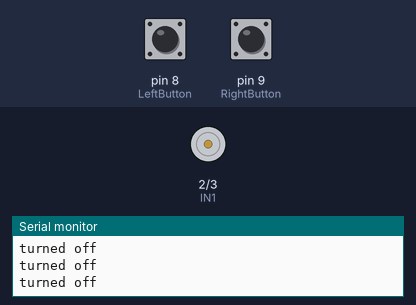
A sketch run on a simulated Arduino Uno, built with avr-gcc and run on an emulated ATmega328P. Parts: motor-driver pin pairs drawn as motors (green arrow = first pin HIGH = forward, orange = second pin HIGH = backward, longer = more drive, scaled by the enable pin), the last lines printed to the serial monitor. The test bench sets the inputs (shaded band); at power-on: pin 8 (LeftButton) LOW, pin 9 (RightButton) LOW.

Above: at 4.8 s.
4.9 s: pin 8 (LeftButton) pulled HIGH for 2.35 s
At 8.7 s:
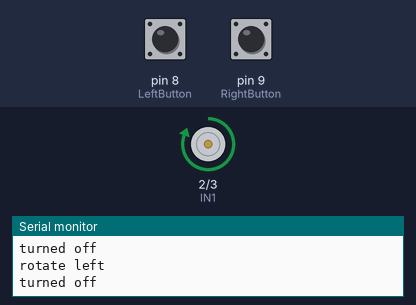
11.5 s: pin 9 (RightButton) pulled HIGH for 2.35 s
At 14.5 s:
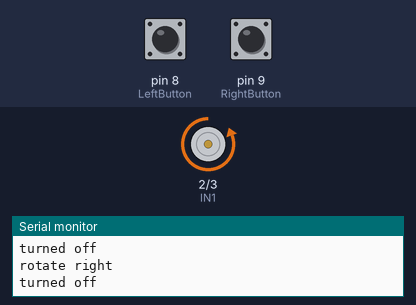
Timing chart, 0 to 17.5 s (numbered marks = the images above; inputs shaded):
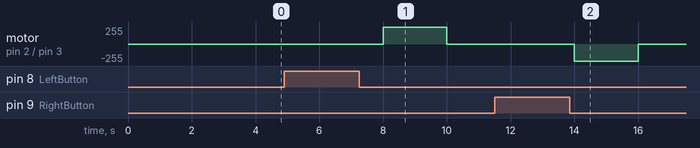

Measured:
- after the input at 4.9 s, motor on pin 2 (IN1) / pin 3 (IN2): stopped → forward 255/255 after 3.1 s, → stopped 2.0 s later
- after the input at 11.5 s, motor on pin 2 (IN1) / pin 3 (IN2): stopped → backward 255/255 after 2.5 s, → stopped 2.0 s later

The sketch:

9.ino
```cpp
int IN1 = 2; //magnet1, if on rotates left
int IN2 = 3; //magnet2, if on rotates right
int ENA = 5; //enable/turn on motor
int LeftButton = 8;
int RightButton = 9;

void setup() {
  pinMode(IN1, OUTPUT);
  pinMode(IN2, OUTPUT);
  pinMode(ENA, OUTPUT);
  pinMode(LeftButton, INPUT);
  pinMode(RightButton, INPUT);
  Serial.begin(9600);
}

void loop() {

  if (digitalRead(LeftButton) ==  HIGH ) {
    Serial.println("rotate left");
    delay(2000);
    digitalWrite(IN1, HIGH);
    digitalWrite(IN2, LOW);
    digitalWrite(ENA, HIGH);
  }
  else if (digitalRead(RightButton) == HIGH) {
    Serial.println("rotate right");
    delay(2000);
    digitalWrite(IN1, LOW);
    digitalWrite(IN2, HIGH);
    digitalWrite(ENA, HIGH);
  }
  else {
    Serial.println("turned off");
    delay(2000);
    digitalWrite(IN1, LOW);
    digitalWrite(IN2, LOW);
    digitalWrite(ENA, LOW);
  }
}
```
